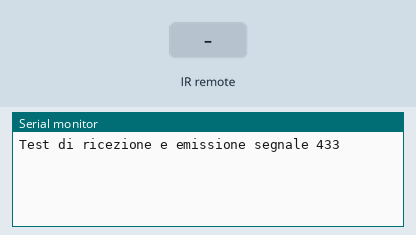
The sketch below on a simulated Arduino Uno, built with avr-gcc and run on an emulated ATmega328P. Parts: the last lines printed to the serial monitor. The inputs (shaded band) are chosen by the test bench.

Above: at 1.2 s.
1.3 s: infrared code 0xC157C0 received
At 2.9 s:
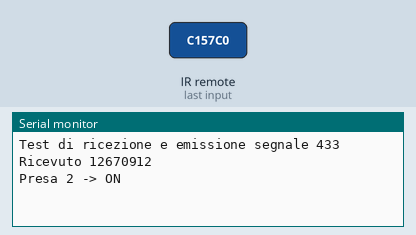
3.4 s: infrared code 0xC1570C received
At 4.5 s:
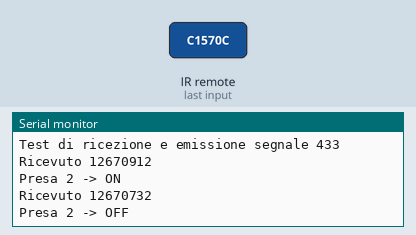

The sketch:

rice_emetti_accende_prese_433.ino
```cpp
/*
  Example for different sending methods

  http://code.google.com/p/rc-switch/

  questo sketch legge i primi due comandi del telecomando di Valter antifurto
  ed accende con quello di sinitra grande e spegne con quello di destra piccolo
  una presa comandata in 433 impostata al vaolre 2 "983232" e "983040"

*/

#include <RCSwitch.h>
int  val =0;

RCSwitch mySwitch = RCSwitch();

void setup() {

  Serial.begin(9600);
  mySwitch.enableReceive(0);  // Receiver on inerrupt 0 => that is pin #2
  // Transmitter is connected to Arduino Pin #14
  mySwitch.enableTransmit(14);

  // Optional set pulse length.0
  // Recive demo advanced dice 231 millsecondi
  mySwitch.setPulseLength(230);

  // Optional set protocol (default is 1, will work for most outlets)
  // mySwitch.setProtocol(2);

  // Optional set number of transmission repetitions.
  mySwitch.setRepeatTransmit(15);
  Serial.println("Test di ricezione e emissione segnale 433 ");

}

void loop() {
  if (mySwitch.available())
  {
    Serial.print("Ricevuto ");
    Serial.println( mySwitch.getReceivedValue() );

    if (mySwitch.getReceivedValue() ==12670912)
    {
        delay(200);
        mySwitch.send(983232, 24);  //  presa 2 ON
        Serial.println("Presa 2 -> ON ");
    }
    if (mySwitch.getReceivedValue() ==12670732)
    {
        delay(200);
        mySwitch.send(983040, 24);  //  presa 2 OFF
        Serial.println("Presa 2 -> OFF");
    }
  }

  mySwitch.resetAvailable();
}
```

Measured:
- after the input at 1.3 s, the serial monitor: prints a new line at once (image 1)
- after the input at 3.4 s, the serial monitor: prints a new line at once (image 2)
